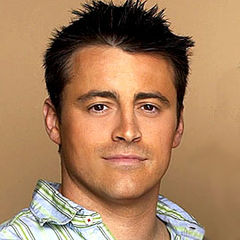
#> input picture face-recognition/images/joey1.jpg, 240 x 240 px
$ python test.py   (older library calls are emulated)
#> lines starting #> are read from the running program, lines starting #| are printed output that depends on the picture
from scipy import misc


im1 = misc.imread("images/joey1.jpg")
#> im1 is the input picture: shape (240, 240, 3); mean R, G, B 166.8, 127.6, 94.3
im2 = misc.imread("images/joey2.jpg")
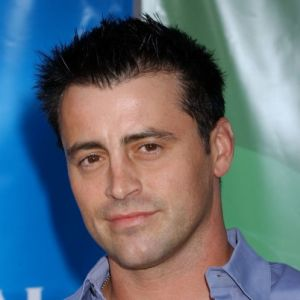
#> input picture face-recognition/images/joey2.jpg, 300 x 300 px
#> im2 is the input picture: shape (300, 300, 3); mean R, G, B 95.7, 109.8, 121

im1 = misc.imresize(im1, (96, 96))
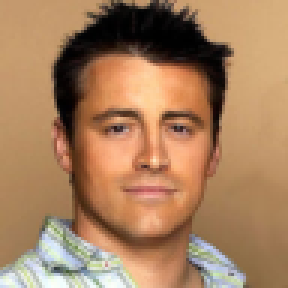
#> im1: shape (96, 96, 3) (shown 3 times larger); mean R, G, B 166.8, 127.6, 94.3
im2 = misc.imresize(im2, (96, 96))
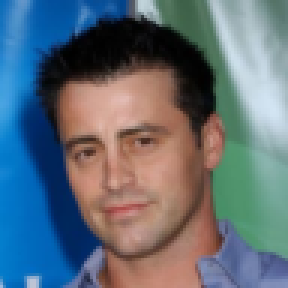
#> im2: shape (96, 96, 3) (shown 3 times larger); mean R, G, B 95.7, 109.8, 121

misc.imsave('images/joey1_reshape.jpeg', im1)
misc.imsave('images/joey2_reshape.jpeg', im2)
